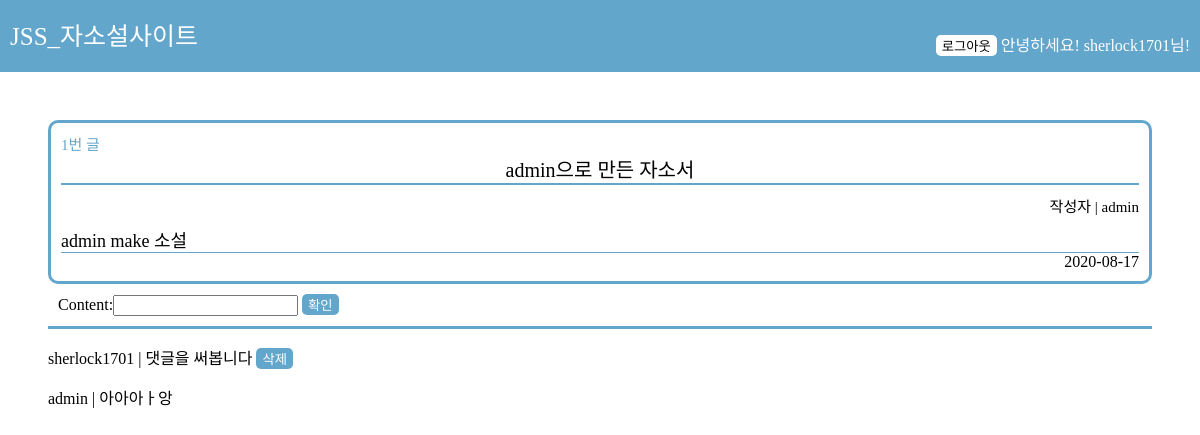
/detail/1 (signed in), run on the app's committed database.
### main/models.py (models this page shows)
class Jasoseol(models.Model):
    title = models.CharField(max_length=50)#max_length 필수
    content = models.TextField()
    updated_at = models.DateTimeField(auto_now=True)#자동으로 관리가 됨
    author = models.ForeignKey(User, on_delete=models.CASCADE)

class Comment(models.Model):
    content = models.CharField(max_length=100)
    author = models.ForeignKey(User, on_delete=models.CASCADE)
    jasoseol = models.ForeignKey(Jasoseol, on_delete=models.CASCADE)

### main/views.py (the view)
# urls.py: path('detail/<int:jss_id>', detail, name="detail"),
@login_required(login_url='/login/')#로그인이 필요한 것에 붙여주면 됨
def detail(request, jss_id):
    my_jss = get_object_or_404(Jasoseol, pk=jss_id)
    comment_form = CommentForm()
    return render(request, 'detail.html',{'my_jss':my_jss, 'comment_form': comment_form})

### main/forms.py
class CommentForm(forms.ModelForm):
    class Meta:
        model = Comment
        fields = ('content',)

### main/templates/detail.html (shortened to what this page needs)
{% extends 'base.html' %}
{% load static %}
{% block link %}{% static 'css/detail.css' %}{% endblock %}
{% block content %}
<div class="jss">
    <div class="jss_content">
        <div class="number">{{my_jss.id}}번 글</div>
        <div class="title">{{my_jss.title}}</div>
        <div class="author">작성자 | {{my_jss.author}}</div>
        <div class="content">{{my_jss.content}}</div>
        <div class="date">{{my_jss.updated_at|date:"Y-m-d"}}</div>
    </div>
</div>
{% if user.is_authenticated %}
<form class="comment_here" method="POST" action="{% url 'create_comment' my_jss.id %}">
    <div class="comment_some">
        {{ comment_form }}
        <input class="some" type="submit" value="확인">
    </div>
</form>
{% endif %}
{% for comment in my_jss.comment_set.all %}
<P>{{ comment.author }} | {{ comment.content }}
    {% if user == comment.author %}
    <a href="{% url 'delete_comment' my_jss.id comment.id %}">
        <button class="some">삭제</button>
    </a>
    {% endif %}
</p>
{% endfor %}
{% endblock %}

### main/templates/base.html (shortened to what this page needs)
{% load static %}
<!doctype html>
<html lang="ko-kr">
<head>
    <link rel="stylesheet" href="{% static 'css/base.css' %}">
    <link rel="stylesheet" href="{% block link %} {% endblock %}">
</head>
<body>
    <header>
        <div id="navbar">
            <a id="logo" href="{% url 'index' %}">
                <div class="title_label">JSS_자소설사이트</div>
            </a>
            <div id="login" class="collapse navbar-collapse">
                <div class="navbar-nav">
                    {% if user.is_authenticated %}
                    <a href="{% url 'logout' %}">
                        <button>로그아웃</button>
                    </a>
                    안녕하세요! {{ user }}님!
                    {% endif %}
                </div>
            </div>
        </div>
    </header>
    <main role="main">
        {% block content %}
        {% endblock %}
    </main>
</body>
</html>

### main/static/css/base.css (style rules this page uses)
a { text-decoration: none; }
html, body { margin: 0; padding:0; }
main { padding:3rem; float: center; }
#navbar { background-color:#63A6CC; display: flex; justify-content: space-between; }
.title_label { margin-top: 1rem; margin-bottom: 1rem; margin-left: 10px; display: flex; font-family: 'Lucida Sans'; color: white; font-size: 25px; }
#login { margin-top: 2rem; margin-bottom: 1rem; margin-right: 10px; display : flex; text-align: right; color: white; }
#login button { border-radius: 5px; border-color: black; border: none; background-color: white; }

### main/static/css/detail.css (style rules this page uses)
.jss { border-radius: 10px; border: solid #63A6CC; margin-bottom: 10px; }
.jss_content { margin: 10px; }
.number { font-size: 15px; color: #63A6CC; }
.title { text-align: center; font-size: 20px; border-bottom: solid 2px #63A6CC; margin-bottom: 10px; }
.author { font-size: 15px; margin-bottom: 10px; text-align: right; }
.content { font-size: 18px; border-bottom: solid 1px #63A6CC; }
.date { text-align: right; margin-bottom: 10px; }
.comment_here { border-bottom: solid #63A6CC; }
.comment_some { margin: 10px; }
.some { border-radius: 5px; border: none; color: white; background-color: #63A6CC; }

### data on the page
Jasoseol: id "1", title "admin으로 만든 자소서", author "admin", content "admin make 소설", updated_at "2020-08-17"
Comment: author "sherlock1701", content "댓글을 써봅니다", shows "삭제"
Comment: author "admin", content "아아아ㅏ앙"

### other printed values
{{ user }} "sherlock1701"
